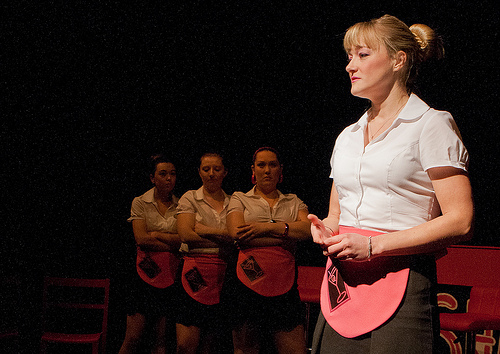
#> input picture data/VOCdevkit2007/VOC2007/SampleDataset/JPEGImages/000000.jpg, 500 x 354 px
$ python resize.py SampleDataset/JPEGImages/000000.jpg
#> lines starting #> are read from the running program, lines starting #| are printed output that depends on the picture
#!/usr/bin/env python

# resize the images to 256 * 480
import sys, cv2
imgs = sys.argv[1:]
for img_name in imgs:
    img = cv2.imread(img_name)
#> img is the input picture: shape (354, 500, 3); mean B, G, R 28.4, 32.6, 50.9
    img = cv2.resize(img, (480, 256))
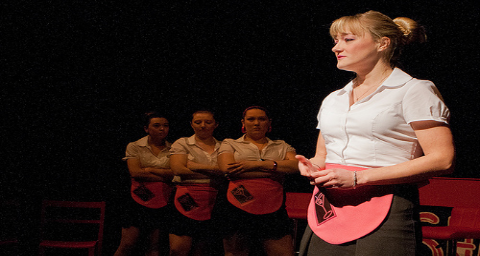
#> img: shape (256, 480, 3); mean B, G, R 28.3, 32.5, 50.7
    cv2.imwrite("JPEGImages/" + img_name, img)
